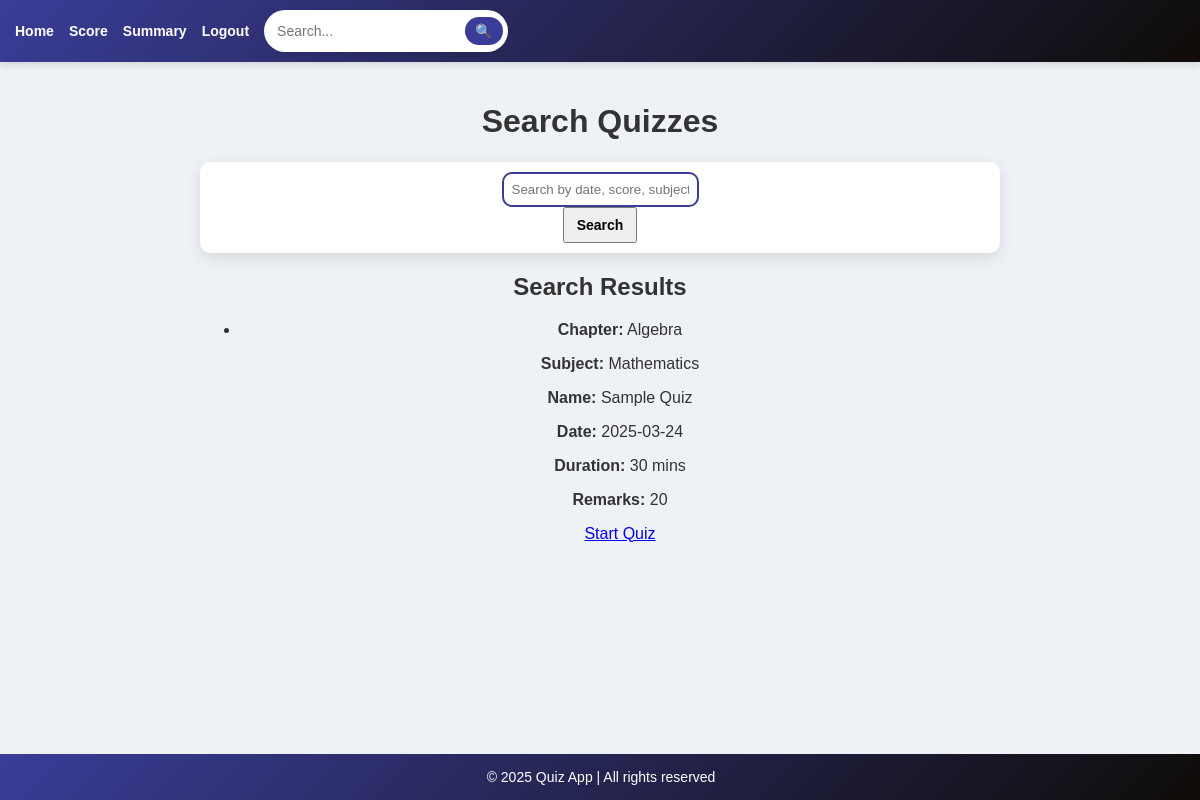
/search1 (signed in), run on an earlier commit of the app's database.
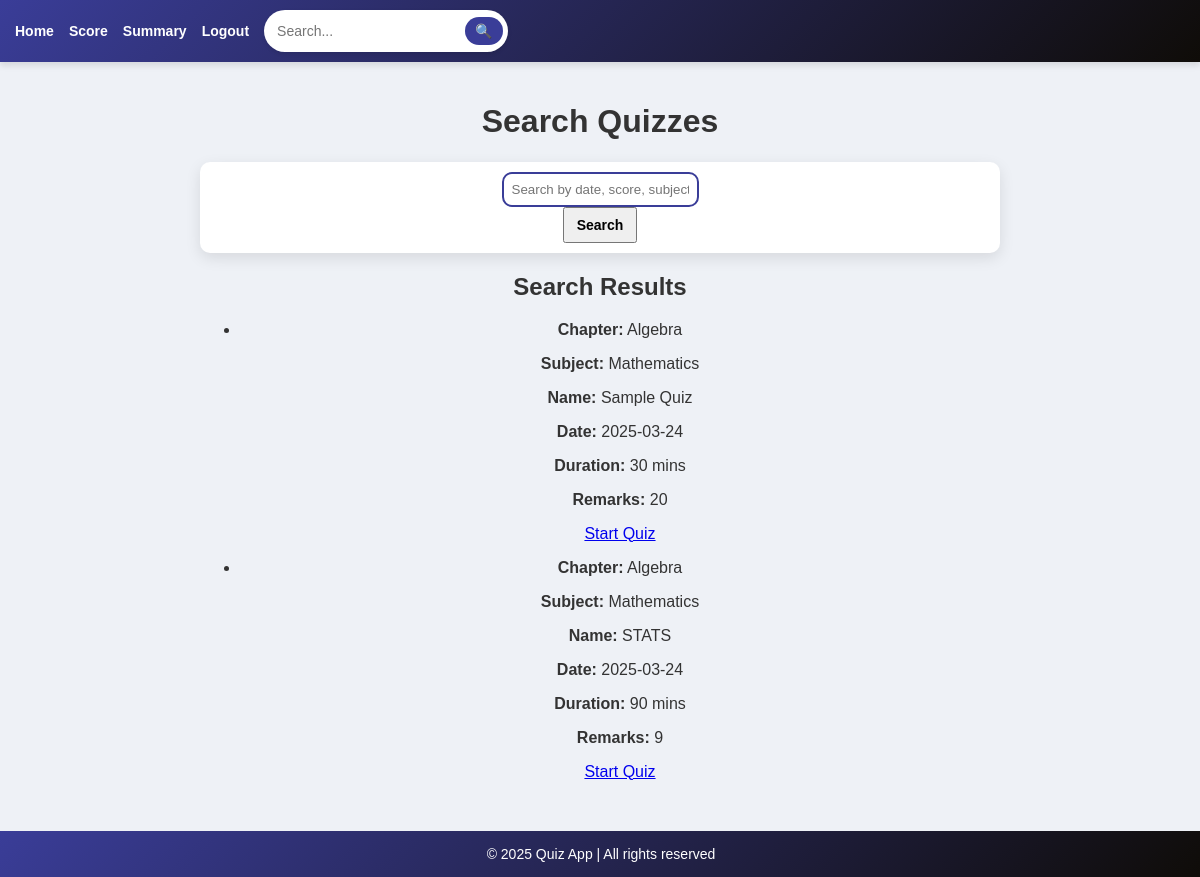
And on a later commit of the database.
### models.py (models this page shows, shortened)
class Quiz(db.Model):
    __tablename__ = 'quiz'
    id = db.Column(db.Integer, primary_key=True)
    chapter_id = db.Column(db.Integer, db.ForeignKey('chapters.id'), nullable=False)
    name = db.Column(db.String(225), unique=True, nullable=False)
    date_of_quiz = db.Column(db.Date, nullable=True)
    time_duration = db.Column(db.Integer, nullable=True)
    remarks = db.Column(db.String(255), nullable=True)
    chapter = db.relationship('Chapter', back_populates='quizzes')
    scores = db.relationship('Score', backref='quiz', lazy=True)

class Chapter(db.Model):
    __tablename__ = 'chapters'
    id = db.Column(db.Integer, primary_key=True)
    chapter_name = db.Column(db.String(80), unique=True, nullable=False)
    description = db.Column(db.String(255), nullable=True)
    subject_id = db.Column(db.Integer, db.ForeignKey('subjects.id'), nullable=False)
    quizzes = db.relationship('Quiz', back_populates='chapter', cascade="all, delete-orphan", lazy=True)
    questions = db.relationship('Question', back_populates='chapter', cascade="all, delete-orphan", lazy=True)

class Subject(db.Model):
    __tablename__ = 'subjects'
    id = db.Column(db.Integer, primary_key=True)
    subject_name = db.Column(db.String(80), unique=True, nullable=False)
    description = db.Column(db.String(255), nullable=True)
    chapters = db.relationship('Chapter', backref='subject', cascade="all, delete-orphan", lazy=True)

### app.py (the view)
@app.route('/search1', methods=['GET'])
def user_search():
    if "user_id" not in session or session.get("user_role") != "user":
        flash("Unauthorized access!", "danger")
        return redirect(url_for("login"))
    query = request.args.get("query", "").strip()
    quizzes = []
    if query:
        from sqlalchemy import or_, func
        quizzes = Quiz.query.join(Chapter).join(Subject).filter(
            or_(
                Quiz.name.ilike(f"%{query}%"),
                func.strftime('%Y-%m-%d', Quiz.date_of_quiz).ilike(f"%{query}%"),
                Chapter.chapter_name.ilike(f"%{query}%"),
                Subject.subject_name.ilike(f"%{query}%")
            )
        ).all()
        if query.isdigit():
            numeric_query = int(query)
            user_scores = Score.query.filter_by(user_id=session.get("user_id"), total_scored=numeric_query).all()
            quiz_ids = [score.quiz_id for score in user_scores]
            quiz_by_score = Quiz.query.filter(Quiz.id.in_(quiz_ids)).all()
            quizzes = list({q.id: q for q in quizzes + quiz_by_score}.values())
    else:
        quizzes = Quiz.query.order_by(Quiz.date_of_quiz).all()
    return render_template("search1.html", query=query, quizzes=quizzes)

### templates/search1.html (shortened to what this page needs)
{% extends 'base1.html' %}
{% block content %}
  <div class="container mt-4">
    <h1 class="text-center">Search Quizzes</h1>
    <form method="GET" action="{{ url_for('user_search') }}" class="form-inline justify-content-center mb-4">
      <div class="form-group mx-sm-3 mb-2">
        <input type="text" name="query" class="form-control" placeholder="Search by date, score, subject or chapter" value="{{ query }}">
      </div>
      <button type="submit" class="btn btn-primary mb-2">Search</button>
    </form>
    <h2 class="text-center">Search Results</h2>
    {% if quizzes %}
      <ul class="list-group">
        {% for quiz in quizzes %}
          <li class="list-group-item">
            <p><strong>Chapter:</strong> {{ quiz.chapter.chapter_name }}</p>
            <p><strong>Subject:</strong> {{ quiz.chapter.subject.subject_name }}</p>
            <p><strong>Name:</strong> {{ quiz.name }}</p>
            <p><strong>Date:</strong> {{ quiz.date_of_quiz }}</p>
            <p><strong>Duration:</strong> {{ quiz.time_duration }} mins</p>
            <p><strong>Remarks:</strong> {{ quiz.remarks }}</p>
            <a href="{{ url_for('take_quiz', quiz_id=quiz.id) }}" class="btn btn-success">Start Quiz</a>
          </li>
        {% endfor %}
      </ul>
    {% else %}
      <p class="text-center">No quizzes found matching your search.</p>
    {% endif %}
  </div>
{% endblock %}

### templates/base1.html (shortened to what this page needs)
<!DOCTYPE html>
<html lang="en">
<head>
</head>
<body>
    <nav>
        <ul>
            <li><a href="{{ url_for('user_dashboard') }}">Home</a></li>
            <li><a href="{{ url_for('score') }}">Score</a></li>
            <li><a href="{{ url_for('summary1') }}">Summary</a></li>
            <li><a href="{{ url_for('logout') }}">Logout</a></li>
            <li>
                <form action="{{ url_for('search') }}" method="GET" class="search-form">
                    <input type="text" name="query" placeholder="Search..." required>
                    <button type="submit">🔍</button>
                </form>
            </li>
        </ul>
    </nav>
    <main>
        {% block content %}
        {% endblock %}
    </main>
    <footer>
        <p>&copy; 2025 Quiz App | All rights reserved</p>
    </footer>
</body>
</html>

### templates/base1.html (style rules this page uses)
form { background: white; padding: 10px; border-radius: 10px; box-shadow: 0px 5px 15px rgba(0, 0, 0, 0.1); }
input, select { border: 2px solid #3a3d98; border-radius: 10px; padding: 8px; }
button { font-size: 14px; font-weight: bold; padding: 8px 12px; }
body { font-family: 'Poppins', Arial, sans-serif; margin: 0; padding: 0; background-color: #eef1f6; color: #333; }
nav { background: linear-gradient(135deg, #3a3d98, #0f0c08); padding: 10px 15px; box-shadow: 0 4px 6px rgba(0, 0, 0, 0.1); }
nav ul { list-style: none; padding: 0; margin: 0; display: flex; align-items: center; }
nav ul li { margin-right: 15px; }
nav ul li a { color: white; text-decoration: none; font-weight: bold; font-size: 14px; transition: color 0.3s; }
.search-form { display: flex; align-items: center; background: white; border-radius: 25px; padding: 5px; box-shadow: 0 2px 4px rgba(0, 0, 0, 0.1); }
.search-form input { padding: 8px; border: none; border-radius: 25px; outline: none; width: 180px; font-size: 14px; }
.search-form button { padding: 6px 10px; background-color: #3a3d98; color: white; border: none; border-radius: 25px; cursor: pointer; font-size: 14px; transition: background 0.3s; }
main { padding: 20px; padding-bottom: 80px; text-align: center; max-width: 800px; margin: auto; }
footer { text-align: center; padding: 1px; background: linear-gradient(135deg, #3a3d98, #0f0c08); color: white; position: fixed; bottom: 0; width: 100%; font-size: 14px; }

What changed in the data, as far as the page shows it:
added Quiz: chapter.chapter_name "Algebra", chapter.subject.subject_name "Mathematics", name "STATS", date_of_quiz "2025-03-24", time_duration "90", remarks "9"
